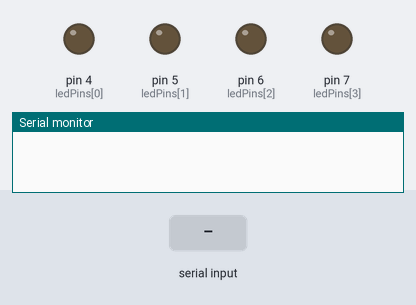
Bench run of a sketch on a simulated Arduino Uno, built with avr-gcc and run on an emulated ATmega328P. Shown: output pins drawn as LEDs (lit = HIGH), the last lines printed to the serial monitor. The test bench sets the inputs (shaded band).

Above: at 1.2 s.
1.3 s: "5\n" received over the second serial link
At 1.8 s:
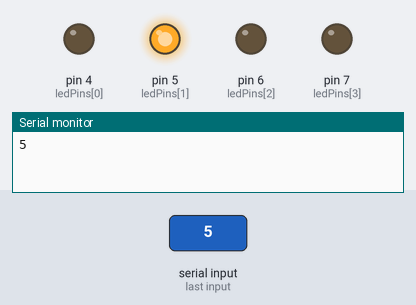
2.8 s: "90,45\n" received over the second serial link
At 4.2 s:
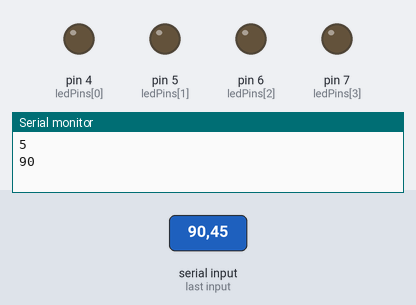
Timing chart, 0 to 5.8 s (numbered marks = the images above; inputs shaded):
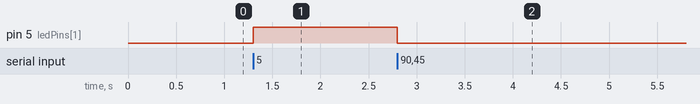

The sketch:

hc-05_ledSwitcher.ino
```cpp
#include <SoftwareSerial.h>
SoftwareSerial BTSerial(10,11);

const int numLeds = 4;
const int ledPins[numLeds] = {4,5,6,7};

int data = 4;

void setup() {
  Serial.begin(9600);
  BTSerial.begin(9600);

for (int i = 0; i< numLeds; i++){
    pinMode(ledPins[i], OUTPUT);
  }
}

void loop() {
  if(BTSerial.available()){
    String receivedData = BTSerial.readStringUntil('\n');
    receivedData.trim();
    if(receivedData.length() > 0){
      data = receivedData.toInt();
      Serial.println(data);
    }

    for(int i = 0; i<numLeds; i++){
      digitalWrite(ledPins[i], LOW);
    }

    for (int i=0; i<numLeds; i++){
      if(data == ledPins[i]) {
        digitalWrite(ledPins[i], HIGH);
      }
    }
  }
}
```

Measured:
- after the input at 1.3 s, pin 5 (ledPins[1]): LOW → HIGH at once
- after the input at 2.8 s, pin 5 (ledPins[1]): HIGH → LOW at once
